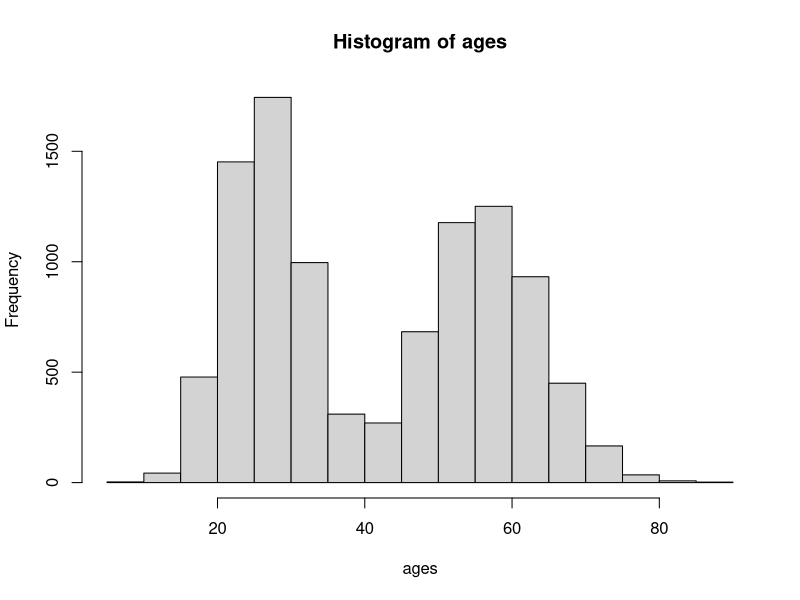

Reproduce this figure in R. (Note: this script raises an error after producing the figure.)
# Simulated Data_filsan_alvin

#######################################################################
# Coding for Gender Reassignment Surgery
# https://www.icd10monitor.com/coding-for-gender-reassignment-surgery
#
# Orchiectomy (54520, 54690)
# Penectomy (54125)
# Vaginoplasty (57335)
# Colovaginoplasty (57291-57292)
# Clitoroplasty (56805)
# Labiaplast(58999)
# Breast augmentation (19324-19325)
# Tracea shave/reduction thyroid chondroplasty (31899)
#
# The DSM-5 estimates that about 0.005% to 0.014% of people assigned male at birth
# and 0.002% to 0.003% of people assigned female at birth are diagnosable with 
# gender dysphoria
#
# Prevalence of gender-affirming surgeries
# -> https://www.ncbi.nlm.nih.gov/pmc/articles/PMC5977951
#
# Gender-affirming hormone therapies
# -> https://www.ncbi.nlm.nih.gov/pmc/articles/PMC6354936/
#
# Homelessness among LGBT adults
# -> https://williamsinstitute.law.ucla.edu/wp-content/uploads/LGBT-Homelessness-May-2020.pdf
#
########################################################################


library(dplyr)

rm(list=ls())

n = 10000

# Create (n/2) values centered around 27 and 57, put directly into list
poisson_params = list( c(n/2, 27), c(n/2, 57))
ages = lapply(poisson_params, function(x) rpois(x[1], x[2])) %>% unlist()
ages
hist(ages)

surg_codes <- c("54520", "54690", "54125", "57335", "57291", "57292", "56805", 
                "58999", "19324", "19325", "31899")

# Simplify percentage of surgeries among trans community -> 13%
# >= 80% have taken gender affirming hormone therapy (GAHT) or want to at some point

trans_percentage <- 0.6   # (percentage of transgender individuals in the USA population) x 100
surg_percentage <- 0.13   # note that this is not amplified by ~x10
surg_probs <- trans_percentage*rep(surg_percentage/length(surg_codes), times=length(surg_codes))
surg_probs = 10*surg_probs


# Gender dysphoria probabilities amplified by ~100x
# Simplify data by assuming that surgeries and HRT's need individuals to be >= 18 y/0
# Depression in transgender individuals <65 y/0, more than 80% had depression

df2 = tibble(ages,
             sex = sample(c("M","F"), size=length(ages), replace=TRUE, prob=c(0.495,0.505)),
             dysph = if_else( sex == "M",
                                  sample(c(1,0), size=(length(ages)), replace=TRUE, prob=c(0.14,0.86)),
                                  sample(c(1,0), size=(length(ages)), replace=TRUE, prob=c(0.03,0.97)) ),
             surg = if_else(ages < 18, "NA",
                            if_else(dysph == 1, sample(c("NA",surg_codes), size=length(ages), replace=TRUE, 
                                                       prob = c(1-surg_probs[1], surg_probs) ),
                                    sample("NA", size=length(ages), replace=TRUE)
                                    )
                            ),
             test_estro = ifelse(ages >= 18 & dysph == 1,  
                                  sample(c(1,0), size=length(ages), replace=TRUE, prob=c(0.8,0.2)),
                                  sample(0, size=length(ages), replace=TRUE) ),
             depression = ifelse(ages >= 18 & dysph == 1, 
                                 sample(c(1,0), size=length(ages), replace=TRUE, prob=c(0.2,0.8)),
                                 sample(c(1,0), size=length(ages), replace=TRUE, prob=c(0.067,0.933)) ),
             employment = if_else(ages<18, 
               sample(0, size=length(ages), replace=TRUE),
               if_else(ages>=18 & dysph==1,
                       sample(c(1,0), size = length(ages), replace=TRUE, prob=c(0.75,0.25)),
                       sample(c(1,0), size = length(ages), replace=TRUE, prob=c(0.9633,0.0367)) )),
             housing = ifelse(ages >= 18 & dysph == 1,  
                              sample(c(1,0), size=length(ages), replace=TRUE, prob=c(0.92,0.08)),
                              sample(c(1,0), size=length(ages), replace=TRUE, prob=c(0.998,0.002)) )
)

df2             
print.data.frame(df2)


# Invert indicator variable values for gender dysphoria and depression
df2 = df2 %>% mutate(depr_invert = if_else(depression==1, 0, 1))
df2 = df2 %>% mutate(dysph_invert = if_else(dysph==1, 0, 1))

# Add survival covariate based on depression, employment, housing, and gender dysphoria              
df2 = df2 %>% mutate(survival_1yr = (depression + employment + housing + dysph_invert)/4 )
viewdf <- View(df2)

# mortality rate = (d/p)*(10^n)
# d -> deaths from cause of interest
# p -> size of population of interest, in which the deaths occur
# 10^n -> size of entire general population. 

df2 = df2 %>% mutate(mortality = (1-survival_1yr)*100)
